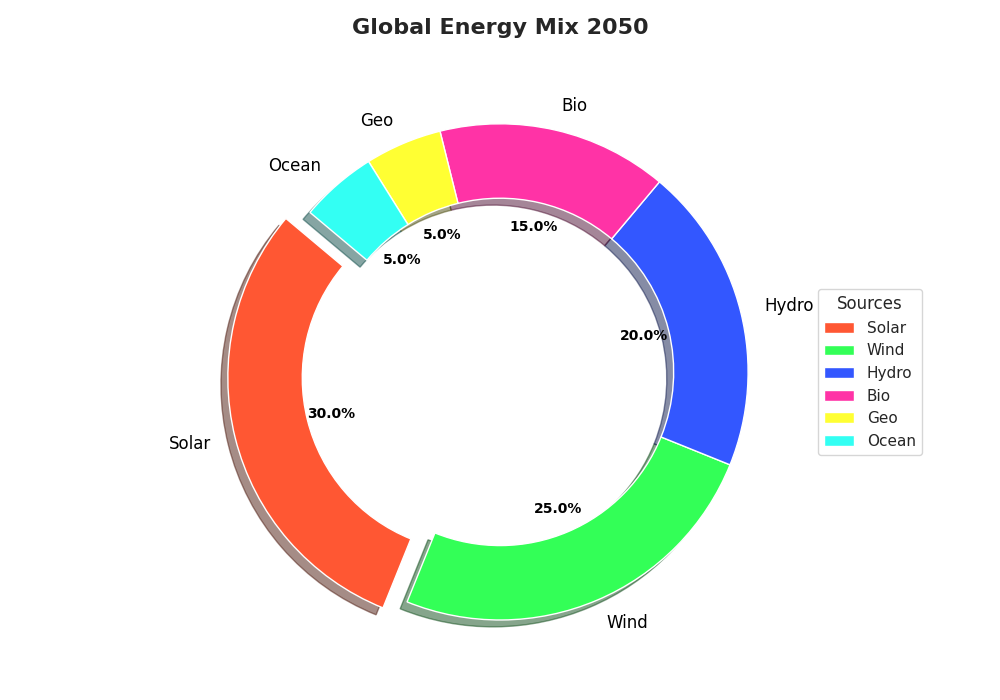

Here is the Python script that generated this plot:
import matplotlib.pyplot as plt

energy_sources = ['Solar', 'Wind', 'Hydro', 'Bio', 'Geo', 'Ocean']
energy_share = [30, 25, 20, 15, 5, 5]
colors = ['#FF5733', '#33FF57', '#3357FF', '#FF33A6', '#FFFF33', '#33FFF3']  # New color set
explode = (0.1, 0, 0, 0, 0, 0)

fig, ax = plt.subplots(figsize=(10, 7))
wedges, texts, autotexts = ax.pie(
    energy_share, labels=energy_sources, autopct='%1.1f%%',
    startangle=140, colors=colors, explode=explode, shadow=True,
    textprops=dict(color='black'), wedgeprops=dict(width=0.3)
)

plt.setp(autotexts, size=10, weight="bold")
plt.setp(texts, size=12)

ax.set_title(
    "Global Energy Mix 2050", 
    fontsize=16, fontweight='bold', pad=20
)
ax.legend(
    wedges, energy_sources, title="Sources", loc="center left", 
    bbox_to_anchor=(1, 0, 0.5, 1)
)

plt.tight_layout()
plt.show()
